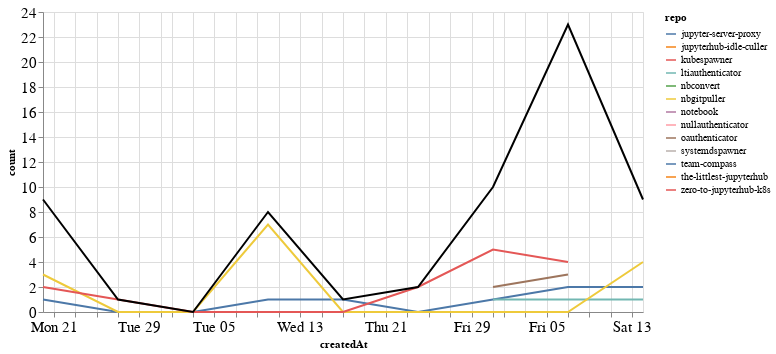

Here is the notebook cell this chart was saved with:
### Markdown cell above
### Comments

### Code cell
comments_time = comments.groupby('repo').resample('W', on='createdAt').count()['author'].reset_index()
comments_time = comments_time.rename(columns={'author': 'count'})
comments_time_total = comments_time.groupby('createdAt').agg({"count": "sum"}).reset_index()
ch1 = alt.Chart(comments_time, width=600).mark_line().encode(
    x='createdAt',
    y='count',
    color='repo',
    tooltip="repo"
)

ch2 = alt.Chart(comments_time_total, width=600).mark_line(color="black").encode(
    x='createdAt',
    y='count',
)

ch1 + ch2

### Figure 1 — Vega-Lite specification as saved in the notebook (floating-point values rounded to 4 significant figures)
{"config": {"axisLeft": {"labelFontSize": 15}, "axisBottom": {"labelFontSize": 15}}, "layer": [{"data": {"name": "data-dfbda14023eefcf1df65aefba6bb6297"}, "mark": "line", "encoding": {"color": {"type": "nominal", "field": "repo"}, "tooltip": {"type": "nominal", "field": "repo"}, "x": {"type": "temporal", "field": "createdAt"}, "y": {"type": "quantitative", "field": "count"}}, "width": 600}, {"data": {"name": "data-b00b24756b4b05bdb1b82e8959ba1630"}, "mark": {"type": "line", "color": "black"}, "encoding": {"x": {"type": "temporal", "field": "createdAt"}, "y": {"type": "quantitative", "field": "count"}}, "width": 600}], "$schema": "https://vega.github.io/schema/vega-lite/v4.8.1.json", "datasets": {"data-dfbda14023eefcf1df65aefba6bb6297": [{"repo": "jupyter-server-proxy", "createdAt": "2020-12-20T00:00:00", "count": 1}, {"repo": "jupyter-server-proxy", "createdAt": "2020-12-27T00:00:00", "count": 0}, {"repo": "jupyter-server-proxy", "createdAt": "2021-01-03T00:00:00", "count": 0}, {"repo": "jupyter-server-proxy", "createdAt": "2021-01-10T00:00:00", "count": 1}, {"repo": "jupyter-server-proxy", "createdAt": "2021-01-17T00:00:00", "count": 1}, {"repo": "jupyter-server-proxy", "createdAt": "2021-01-24T00:00:00", "count": 0}, {"repo": "jupyter-server-proxy", "createdAt": "2021-01-31T00:00:00", "count": 1}, {"repo": "jupyter-server-proxy", "createdAt": "2021-02-07T00:00:00", "count": 2}, {"repo": "jupyter-server-proxy", "createdAt": "2021-02-14T00:00:00", "count": 2}, {"repo": "jupyterhub-idle-culler", "createdAt": "2021-01-31T00:00:00", "count": 1}, {"repo": "kubespawner", "createdAt": "2020-12-20T00:00:00", "count": 2}, {"repo": "ltiauthenticator", "createdAt": "2021-01-31T00:00:00", "count": 1}, {"repo": "ltiauthenticator", "createdAt": "2021-02-07T00:00:00", "count": 1}, {"repo": "ltiauthenticator", "createdAt": "2021-02-14T00:00:00", "count": 1}, {"repo": "nbconvert", "createdAt": "2021-02-07T00:00:00", "count": 9}, {"repo": "nbgitpuller", "createdAt": "2020-12-20T00:00:00", "count": 3}, {"repo": "nbgitpuller", "createdAt": "2020-12-27T00:00:00", "count": 0}, {"repo": "nbgitpuller", "createdAt": "2021-01-03T00:00:00", "count": 0}, {"repo": "nbgitpuller", "createdAt": "2021-01-10T00:00:00", "count": 7}, {"repo": "nbgitpuller", "createdAt": "2021-01-17T00:00:00", "count": 0}, {"repo": "nbgitpuller", "createdAt": "2021-01-24T00:00:00", "count": 0}, {"repo": "nbgitpuller", "createdAt": "2021-01-31T00:00:00", "count": 0}, {"repo": "nbgitpuller", "createdAt": "2021-02-07T00:00:00", "count": 0}, {"repo": "nbgitpuller", "createdAt": "2021-02-14T00:00:00", "count": 4}, {"repo": "notebook", "createdAt": "2021-02-07T00:00:00", "count": 2}, {"repo": "nullauthenticator", "createdAt": "2021-02-14T00:00:00", "count": 1}, {"repo": "oauthenticator", "createdAt": "2021-01-31T00:00:00", "count": 2}, {"repo": "oauthenticator", "createdAt": "2021-02-07T00:00:00", "count": 3}, {"repo": "systemdspawner", "createdAt": "2020-12-20T00:00:00", "count": 1}, {"repo": "team-compass", "createdAt": "2021-02-07T00:00:00", "count": 2}, {"repo": "the-littlest-jupyterhub", "createdAt": "2021-02-14T00:00:00", "count": 1}, {"repo": "zero-to-jupyterhub-k8s", "createdAt": "2020-12-20T00:00:00", "count": 2}, {"repo": "zero-to-jupyterhub-k8s", "createdAt": "2020-12-27T00:00:00", "count": 1}, {"repo": "zero-to-jupyterhub-k8s", "createdAt": "2021-01-03T00:00:00", "count": 0}, {"repo": "zero-to-jupyterhub-k8s", "createdAt": "2021-01-10T00:00:00", "count": 0}, {"repo": "zero-to-jupyterhub-k8s", "createdAt": "2021-01-17T00:00:00", "count": 0}, {"repo": "zero-to-jupyterhub-k8s", "createdAt": "2021-01-24T00:00:00", "count": 2}, {"repo": "zero-to-jupyterhub-k8s", "createdAt": "2021-01-31T00:00:00", "count": 5}, {"repo": "zero-to-jupyterhub-k8s", "createdAt": "2021-02-07T00:00:00", "count": 4}], "data-b00b24756b4b05bdb1b82e8959ba1630": [{"createdAt": "2020-12-20T00:00:00", "count": 9}, {"createdAt": "2020-12-27T00:00:00", "count": 1}, {"createdAt": "2021-01-03T00:00:00", "count": 0}, {"createdAt": "2021-01-10T00:00:00", "count": 8}, {"createdAt": "2021-01-17T00:00:00", "count": 1}, {"createdAt": "2021-01-24T00:00:00", "count": 2}, {"createdAt": "2021-01-31T00:00:00", "count": 10}, {"createdAt": "2021-02-07T00:00:00", "count": 23}, {"createdAt": "2021-02-14T00:00:00", "count": 9}]}}
